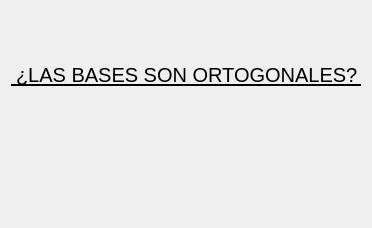
                <widget class="QWidget" name="tab_5">
                 <attribute name="title">
                  <string>O. Bases</string>
                 </attribute>
                 <layout class="QGridLayout" name="gridLayout_152">
                  <item row="0" column="0">
                   <widget class="QFrame" name="frame_145">
                    <property name="minimumSize">
                     <size>
                      <width>350</width>
                      <height>0</height>
                     </size>
                    </property>
                    <property name="styleSheet">
                     <string notr="true">QFrame{
border: none
}</string>
                    </property>
                    <property name="frameShape">
                     <enum>QFrame::StyledPanel</enum>
                    </property>
                    <property name="frameShadow">
                     <enum>QFrame::Raised</enum>
                    </property>
                    <layout class="QGridLayout" name="gridLayout_149">
                     <property name="leftMargin">
                      <number>0</number>
                     </property>
                     <property name="topMargin">
                      <number>0</number>
                     </property>
                     <property name="rightMargin">
                      <number>0</number>
                     </property>
                     <property name="bottomMargin">
                      <number>0</number>
                     </property>
                     <item row="2" column="0">
                      <widget class="QFrame" name="frame_146">
                       <property name="minimumSize">
                        <size>
                         <width>350</width>
                         <height>70</height>
                        </size>
                       </property>
                       <property name="maximumSize">
                        <size>
                         <width>350</width>
                         <height>70</height>
                        </size>
                       </property>
                       <property name="frameShape">
                        <enum>QFrame::StyledPanel</enum>
                       </property>
                       <property name="frameShadow">
                        <enum>QFrame::Raised</enum>
                       </property>
                       <layout class="QGridLayout" name="gridLayout_150">
                        <item row="0" column="1">
                         <widget class="QFrame" name="frame_147">
                          <property name="minimumSize">
                           <size>
                            <width>50</width>
                            <height>50</height>
                           </size>
                          </property>
                          <property name="maximumSize">
                           <size>
                            <width>50</width>
                            <height>50</height>
                           </size>
                          </property>
                          <property name="frameShape">
                           <enum>QFrame::StyledPanel</enum>
                          </property>
                          <property name="frameShadow">
                           <enum>QFrame::Raised</enum>
                          </property>
                          <layout class="QHBoxLayout" name="horizontalLayout_14">
                           <property name="spacing">
                            <number>0</number>
                           </property>
                           <property name="leftMargin">
                            <number>0</number>
                           </property>
                           <property name="topMargin">
                            <number>0</number>
                           </property>
                           <property name="rightMargin">
                            <number>0</number>
                           </property>
                           <property name="bottomMargin">
                            <number>0</number>
                           </property>
                           <item>
                            <widget class="QLabel" name="O12_4">
                             <property name="minimumSize">
                              <size>
                               <width>40</width>
                               <height>40</height>
                              </size>
                             </property>
                             <property name="maximumSize">
                              <size>
                               <width>40</width>
                               <height>40</height>
                              </size>
                             </property>
                             <property name="styleSheet">
                              <string notr="true">QLabel{
border: none;
}</string>
                             </property>
                             <property name="text">
                              <string/>
                             </property>
                             <property name="pixmap">
                              <pixmap>../GUI Tesis/Empty.png</pixmap>
                             </property>
                             <property name="scaledContents">
                              <bool>true</bool>
                             </property>
                            </widget>
                           </item>
                          </layout>
                         </widget>
                        </item>
                        <item row="0" column="2">
                         <spacer name="horizontalSpacer_44">
                          <property name="orientation">
                           <enum>Qt::Horizontal</enum>
                          </property>
                          <property name="sizeHint" stdset="0">
                           <size>
                            <width>40</width>
                            <height>20</height>
                           </size>
                          </property>
                         </spacer>
                        </item>
                        <item row="0" column="0">
                         <spacer name="horizontalSpacer_45">
                          <property name="orientation">
                           <enum>Qt::Horizontal</enum>
                          </property>
                          <property name="sizeHint" stdset="0">
                           <size>
                            <width>40</width>
                            <height>20</height>
                           </size>
                          </property>
                         </spacer>
                        </item>
                       </layout>
                      </widget>
                     </item>
                     <item row="1" column="0">
                      <widget class="QFrame" name="frame_148">
                       <property name="minimumSize">
                        <size>
                         <width>350</width>
                         <height>50</height>
                        </size>
                       </property>
                       <property name="maximumSize">
                        <size>
                         <width>350</width>
                         <height>50</height>
                        </size>
                       </property>
                       <property name="frameShape">
                        <enum>QFrame::StyledPanel</enum>
                       </property>
                       <property name="frameShadow">
                        <enum>QFrame::Raised</enum>
                       </property>
                       <layout class="QGridLayout" name="gridLayout_151">
                        <property name="leftMargin">
                         <number>0</number>
                        </property>
                        <property name="topMargin">
                         <number>0</number>
                        </property>
                        <property name="rightMargin">
                         <number>0</number>
                        </property>
                        <property name="bottomMargin">
                         <number>0</number>
                        </property>
                        <item row="0" column="0">
                         <widget class="QLabel" name="label_125">
                          <property name="minimumSize">
                           <size>
                            <width>350</width>
                            <height>20</height>
                           </size>
                          </property>
                          <property name="maximumSize">
                           <size>
                            <width>200</width>
                            <height>20</height>
                           </size>
                          </property>
                          <property name="styleSheet">
                           <string notr="true">QLabel{
qproperty-alignment: AlignCenter;
font-size: 20px;
border: none;
border-bottom: 2px solid black;
}</string>
                          </property>
                          <property name="text">
                           <string>¿LAS BASES SON ORTOGONALES?</string>
                          </property>
                         </widget>
                        </item>
                       </layout>
                      </widget>
                     </item>
                     <item row="0" column="0">
                      <spacer name="verticalSpacer_20">
                       <property name="orientation">
                        <enum>Qt::Vertical</enum>
                       </property>
                       <property name="sizeHint" stdset="0">
                        <size>
                         <width>20</width>
                         <height>40</height>
                        </size>
                       </property>
                      </spacer>
                     </item>
                    </layout>
                   </widget>
                  </item>
                  <item row="1" column="0">
                   <spacer name="verticalSpacer_21">
                    <property name="orientation">
                     <enum>Qt::Vertical</enum>
                    </property>
                    <property name="sizeHint" stdset="0">
                     <size>
                      <width>20</width>
                      <height>40</height>
                     </size>
                    </property>
                   </spacer>
                  </item>
                 </layout>
                </widget>
